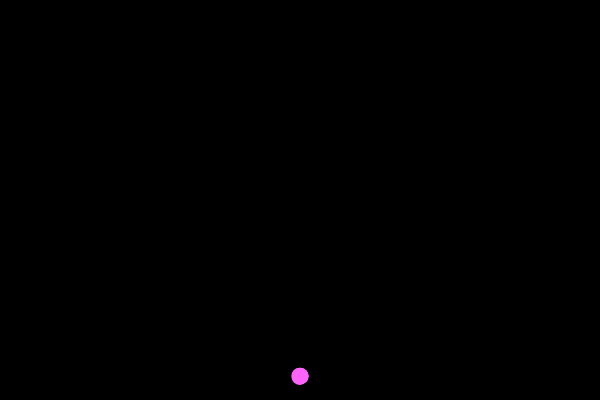
Frame 1 (no input)
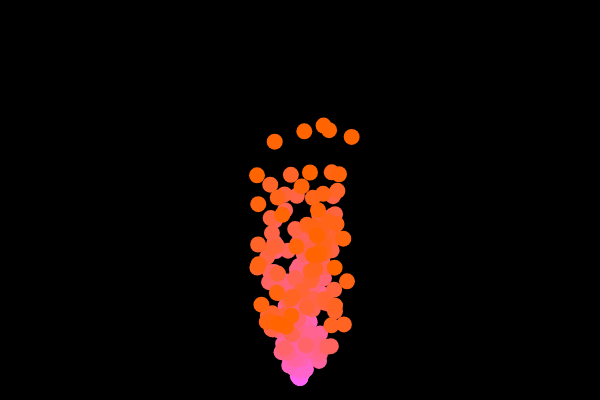
Frame 60 (no input)
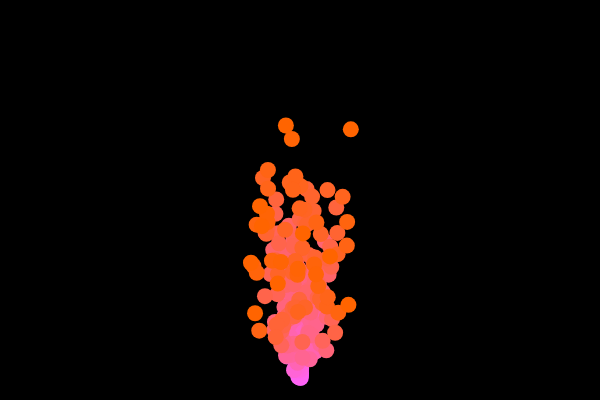
Frame 120 (the mouse pressed at the canvas centre since frame 60)

The p5.js sketch that drew these frames (run headless with seeded random() and noise() and a simulated clock; from frame 60 on, the mouse is pressed at the canvas centre):

// p5.js sketch
// ── sketch.js
let particles = [];

function setup() {
  createCanvas(600, 400);
}

function draw() {
  background(0);
    for (let i = 0; i < 5; i++) {
        let p = new Particle();  
        particles.push(p);
    }
    for (let i = particles.length-1; i >= 0; i--) {
        particles[i].update();
        particles[i].show();
        if (particles[i].finished()) {
            //remove this particle
            particles.splice(i, 1);
        }
    }
}

class Particle {
    
    constructor() {
        this.x = 300;
        this.y = 380;
        this.vx = random(-1, 1);
        this.vy = random(-5, -1);
        this.alpha = 255;
    }
    
    finished() {
        return this.alpha < 0;
    }
    
    update() {
        this.x += this.vx;
        this.y += this.vy;
        this.alpha -= 5;
    }
    
    show() {
        noStroke();
        // You can change the first two values of fill the see a custum smoke or you can delete the second element.
        fill(255, 100, this.alpha);
                    //or
        //fill(255, this.alpha);
                //or
       // fill("orange");
        ellipse(this.x, this.y, 16);
    }
}
